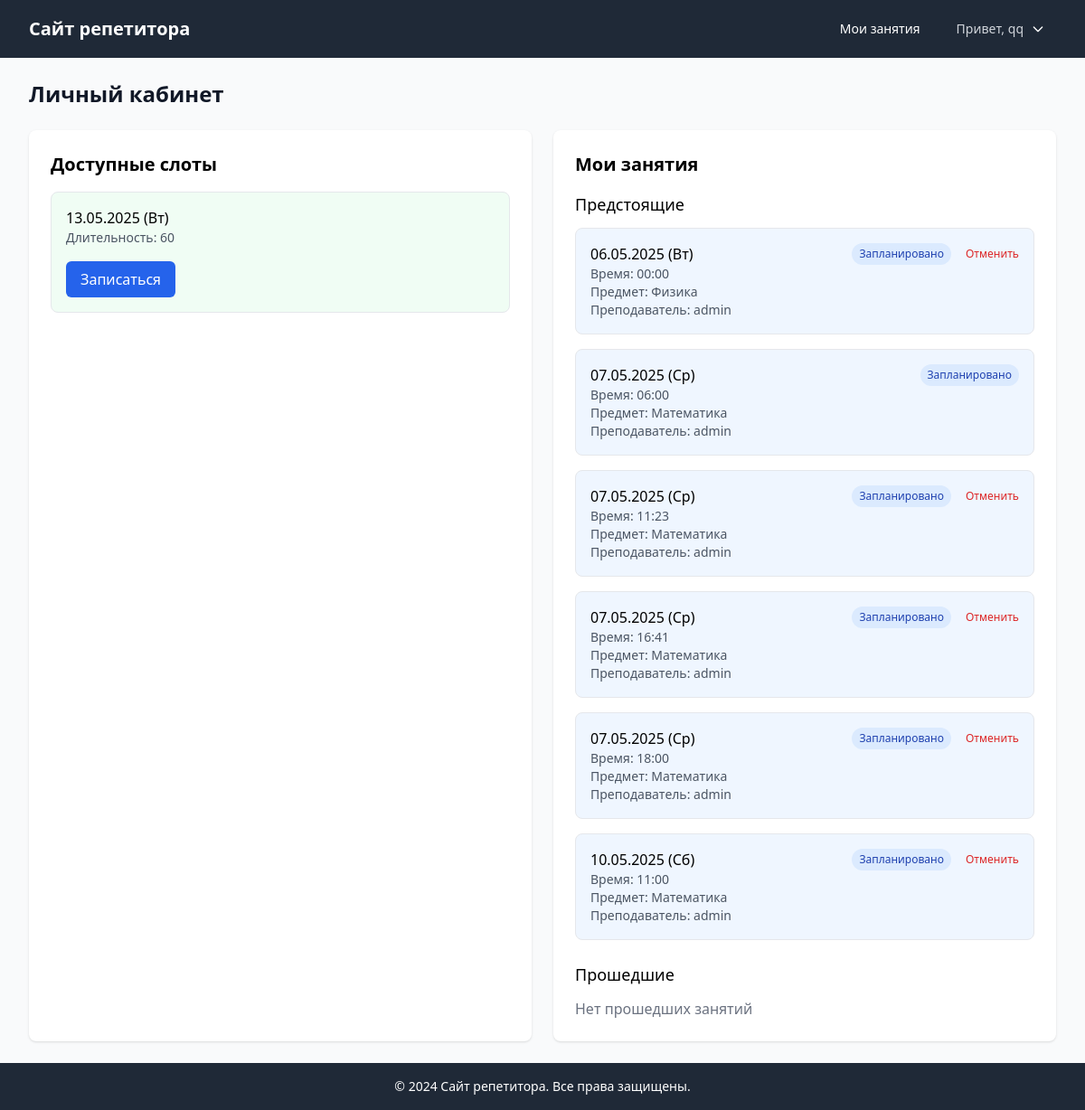
The app's page /student/ (signed in), older data.
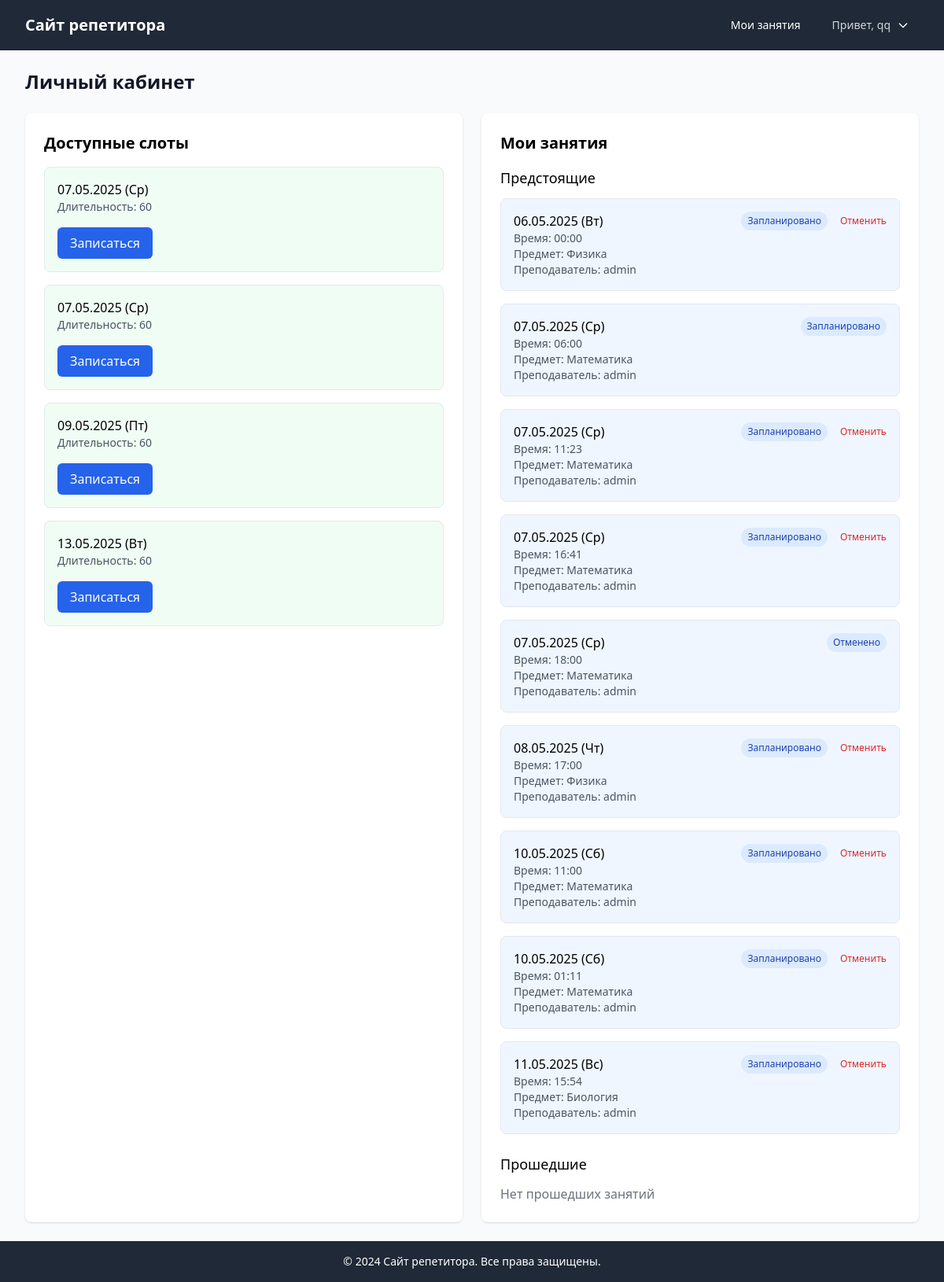
The same page, newer data.
### scheduler/models.py (models this page shows, shortened)
class TimeSlot(models.Model):
    STATUS_CHOICES = [
        ('available', 'Доступно'),
        ('booked', 'Забронировано'),
        ('completed', 'Завершено'),
        ('cancelled', 'Отменено'),
    ]
    tutor = models.ForeignKey(User, on_delete=models.CASCADE, related_name='time_slots')
    student = models.ForeignKey(User, on_delete=models.SET_NULL, null=True, blank=True, related_name='booked_slots')
    datetime = models.DateTimeField()
    status = models.CharField(max_length=10, choices=STATUS_CHOICES, default='available')
    duration = models.IntegerField(default=60, help_text='Длительность в минутах')
    notes = models.TextField(blank=True)
    class Meta:
        unique_together = ['tutor', 'datetime']
        ordering = ['datetime']

class Lesson(models.Model):
    STATUS_CHOICES = [
        ('scheduled', 'Запланировано'),
        ('completed', 'Завершено'),
        ('cancelled', 'Отменено'),
    ]
    SUBJECT_CHOICES = [
        ('math', 'Математика'),
        ('physics', 'Физика'),
        ('chemistry', 'Химия'),
        ('biology', 'Биология'),
        ('english', 'Английский язык'),
        ('russian', 'Русский язык'),
        ('literature', 'Литература'),
        ('history', 'История'),
        ('geography', 'География'),
        ('other', 'Другое'),
    ]
    time_slot = models.OneToOneField(TimeSlot, on_delete=models.CASCADE, related_name='lesson')
    student = models.ForeignKey(User, on_delete=models.CASCADE, related_name='booked_lessons')
    status = models.CharField(max_length=20, choices=STATUS_CHOICES, default='scheduled')
    subject = models.CharField(max_length=20, choices=SUBJECT_CHOICES, default='math')
    notes = models.TextField(blank=True)
    created_at = models.DateTimeField(auto_now_add=True)
    updated_at = models.DateTimeField(auto_now=True)

### scheduler/views.py (the view)
# urls.py: path('student/', views.student_dashboard, name='student_dashboard'),
@login_required
@user_passes_test(is_student)
def student_dashboard(request):
    start_date = timezone.now()
    end_date = start_date + timedelta(days=7)
    available_slots = TimeSlot.objects.filter(
        status='available',
        datetime__range=[start_date, end_date]
    ).order_by('datetime')
    my_lessons = Lesson.objects.filter(
        student=request.user
    ).order_by('time_slot__datetime')
    context = {
        'available_slots': available_slots,
        'my_lessons': my_lessons,
        'upcoming_lessons': my_lessons.filter(time_slot__datetime__gte=timezone.now()),
        'past_lessons': my_lessons.filter(time_slot__datetime__lt=timezone.now()).order_by('-time_slot__datetime'),
    }
    return render(request, 'scheduler/student/dashboard.html', context)

### scheduler/templatetags/scheduler_extras.py (called while the page is built)
@register.filter
def date_with_weekday(value):
    if not value:
        return ""
    weekdays = ['Пн', 'Вт', 'Ср', 'Чт', 'Пт', 'Сб', 'Вс']
    return f"{value.strftime('%d.%m.%Y')} ({weekdays[value.weekday()]})"

### scheduler/views.py (called while the page is built)
def is_student(user):
    return user.groups.filter(name='Students').exists()

### scheduler/templates/scheduler/student/dashboard.html (shortened to what the changed rows need)
{% extends 'base.html' %}
{% load scheduler_extras %}
{% block content %}
<div class="space-y-6">
    <h1 class="text-2xl font-bold text-gray-900">Личный кабинет</h1>
    <div class="grid grid-cols-1 md:grid-cols-2 gap-6">
        <div class="bg-white shadow rounded-lg p-6">
            <h2 class="text-xl font-semibold mb-4">Доступные слоты</h2>
            {% if available_slots %}
                <div class="space-y-4">
                    {% for slot in available_slots %}
                        <div class="border rounded-lg p-4 bg-green-50">
                            <div class="flex justify-between items-start">
                                <div>
                                    <p class="font-medium">{{ slot.datetime|date_with_weekday }}</p>
                                    <p class="text-sm text-gray-600">Длительность: {{ slot.duration }}</p>
                                </div>
                            </div>
                            <div class="mt-4">
                                <a href="{% url 'book_slot' slot.id %}" class="inline-block bg-blue-600 text-white px-4 py-2 rounded-md hover:bg-blue-700">
                                    Записаться
                                </a>
                            </div>
                        </div>
                    {% endfor %}
                </div>
            {% else %}
                <p class="text-gray-500">Нет доступных слотов</p>
            {% endif %}
        </div>
        <div class="bg-white shadow rounded-lg p-6">
            <h2 class="text-xl font-semibold mb-4">Мои занятия</h2>
            {% if upcoming_lessons %}
                <div class="space-y-4">
                    {% for lesson in upcoming_lessons %}
                        <div class="border rounded-lg p-4 bg-blue-50">
                            <div class="flex justify-between items-start">
                                <div>
                                    <p class="font-medium">{{ lesson.time_slot.datetime|date_with_weekday }}</p>
                                    <p class="text-sm text-gray-600">Время: {{ lesson.time_slot.datetime|time:'H:i' }}</p>
                                    <p class="text-sm text-gray-600">Предмет: {{ lesson.get_subject_display }}</p>
                                    <p class="text-sm text-gray-600">Преподаватель: {{ lesson.time_slot.tutor.get_full_name|default:lesson.time_slot.tutor.username }}</p>
                                </div>
                                <div class="flex gap-2 items-center">
                                    <span class="px-2 py-1 text-xs rounded-full bg-blue-100 text-blue-800">{{ lesson.get_status_display }}</span>
                                    {% if lesson.status == 'scheduled' and lesson.time_slot.datetime|timeuntil > '12:00:00' %}
                                        <a href="{% url 'cancel_lesson' lesson.id %}" class="text-red-600 hover:underline text-xs ml-2">Отменить</a>
                                    {% endif %}
                                </div>
                            </div>
                        </div>
                    {% endfor %}
                </div>
            {% else %}
                <p class="text-gray-500">Нет предстоящих занятий</p>
            {% endif %}
        </div>
    </div>
</div>
{% endblock %}

Row changes from the older to the newer data that the page shows:
added TimeSlot: datetime "07.05.2025 (Ср)", duration "60"
now on this page (row edited): TimeSlot: datetime "07.05.2025 (Ср)", duration "60"
now on this page (row edited): TimeSlot: datetime "09.05.2025 (Пт)", duration "60"
changed Lesson: status "Запланировано" → "Отменено"; no longer shows "Отменить"
added Lesson: time_slot.datetime "08.05.2025 (Чт)", time_slot.datetime "17:00", subject "Физика", time_slot.tutor.get_full_name "admin", status "Запланировано", shows "Отменить"
added Lesson: time_slot.datetime "10.05.2025 (Сб)", time_slot.datetime "01:11", subject "Математика", time_slot.tutor.get_full_name "admin", status "Запланировано", shows "Отменить"
added Lesson: time_slot.datetime "11.05.2025 (Вс)", time_slot.datetime "15:54", subject "Биология", time_slot.tutor.get_full_name "admin", status "Запланировано", shows "Отменить"
